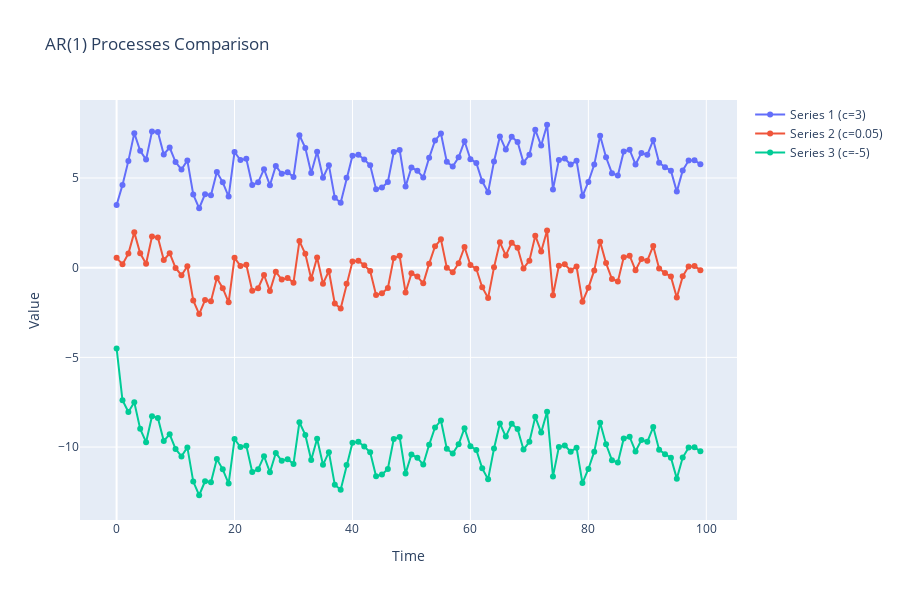

The notebook cell this image was saved under:
### Code cell
import pandas as pd
import numpy as np
import plotly.express as px

# Parameters for the AR(1) model
np.random.seed(42)  # For reproducibility
n = 100  # Number of observations
phi = 0.5  # AR(1) coefficient
epsilon = np.random.normal(0, 1, n)  # Random error terms

# Generating the first AR(1) process
c = 3  # Constant term for the first series
Y = np.zeros(n)
Y[0] = c + epsilon[0]  # Initial value
for t in range(1, n):
    Y[t] = c + phi * Y[t-1] + epsilon[t]

# Generating the second AR(1) process
c1 = 0.05  # Constant term for the second series
Y_1 = np.zeros(n)
Y_1[0] = c1 + epsilon[0]  # Initial value
for t in range(1, n):
    Y_1[t] = c1 + phi * Y_1[t-1] + epsilon[t]

# Generating the third AR(1) process
c2 = -5  # Constant term for the third series
Y_2 = np.zeros(n)
Y_2[0] = c2 + epsilon[0]  # Initial value
for t in range(1, n):
    Y_2[t] = c2 + phi * Y_2[t-1] + epsilon[t]

# Creating a DataFrame
df = pd.DataFrame({'Time': range(n), 'Series1': Y, 'Series2': Y_1, 'Series3': Y_2})


import plotly.graph_objects as go

# Your DataFrame df code remains the same

# Using Plotly Graph Objects for more customization
fig = go.Figure()

# Adding the three series to the plot
fig.add_trace(go.Scatter(x=df['Time'], y=df['Series1'], mode='lines+markers', name='Series 1 (c=3)'))
fig.add_trace(go.Scatter(x=df['Time'], y=df['Series2'], mode='lines+markers', name='Series 2 (c=0.05)'))
fig.add_trace(go.Scatter(x=df['Time'], y=df['Series3'], mode='lines+markers', name='Series 3 (c=-5)'))

# Setting the title, axis labels, and layout
fig.update_layout(
    title='AR(1) Processes Comparison',
    xaxis_title='Time',
    yaxis_title='Value',
    showlegend=True,
    height=600
)

# 

fig.show()

### Figure 1 — Plotly figure (JSON) as saved in the notebook; plotly's stock layout.template omitted (floating-point values rounded to 4 significant figures)
{"data": [{"mode": "lines+markers", "name": "Series 1 (c=3)", "type": "scatter", "x": [0, 1, 2, 3, 4, 5, 6, 7, 8, 9, 10, 11, 12, 13, 14, 15, 16, 17, 18, 19, 20, 21, 22, 23, 24, 25, 26, 27, 28, 29, 30, 31, 32, 33, 34, 35, 36, 37, 38, 39, 40, 41, 42, 43, 44, 45, 46, 47, 48, 49, 50, 51, 52, 53, 54, 55, 56, 57, 58, 59, 60, 61, 62, 63, 64, 65, 66, 67, 68, 69, 70, 71, 72, 73, 74, 75, 76, 77, 78, 79, 80, 81, 82, 83, 84, 85, 86, 87, 88, 89, 90, 91, 92, 93, 94, 95, 96, 97, 98, 99], "y": [3.497, 4.61, 5.953, 7.499, 6.516, 6.024, 7.591, 7.563, 6.312, 6.699, 5.886, 5.477, 5.981, 4.077, 3.314, 4.095, 4.034, 5.331, 4.758, 3.967, 6.449, 5.999, 6.067, 4.609, 4.76, 5.491, 4.594, 5.673, 5.236, 5.326, 5.061, 7.383, 6.678, 5.281, 6.463, 5.011, 5.714, 3.897, 3.621, 5.007, 6.242, 6.292, 6.031, 5.714, 4.379, 4.469, 4.774, 6.444, 6.566, 4.52, 5.584, 5.407, 5.027, 6.125, 7.093, 7.478, 5.9, 5.641, 6.152, 7.051, 6.046, 5.838, 4.812, 4.21, 5.918, 7.315, 6.585, 7.296, 7.01, 5.86, 6.291, 7.684, 6.806, 7.968, 4.364, 6.004, 6.089, 5.746, 5.965, 3.995, 4.778, 5.746, 7.351, 6.157, 5.27, 5.133, 6.482, 6.57, 5.755, 6.391, 6.292, 7.115, 5.855, 5.6, 5.408, 4.24, 5.416, 5.969, 5.99, 5.76]}, {"mode": "lines+markers", "name": "Series 2 (c=0.05)", "type": "scatter", "x": [0, 1, 2, 3, 4, 5, 6, 7, 8, 9, 10, 11, 12, 13, 14, 15, 16, 17, 18, 19, 20, 21, 22, 23, 24, 25, 26, 27, 28, 29, 30, 31, 32, 33, 34, 35, 36, 37, 38, 39, 40, 41, 42, 43, 44, 45, 46, 47, 48, 49, 50, 51, 52, 53, 54, 55, 56, 57, 58, 59, 60, 61, 62, 63, 64, 65, 66, 67, 68, 69, 70, 71, 72, 73, 74, 75, 76, 77, 78, 79, 80, 81, 82, 83, 84, 85, 86, 87, 88, 89, 90, 91, 92, 93, 94, 95, 96, 97, 98, 99], "y": [0.5467, 0.1851, 0.7902, 1.968, 0.7999, 0.2158, 1.737, 1.686, 0.4235, 0.8043, -0.01126, -0.4214, 0.08128, -1.823, -2.586, -1.805, -1.866, -0.5685, -1.142, -1.933, 0.5489, 0.09869, 0.1669, -1.291, -1.14, -0.4091, -1.306, -0.2271, -0.6642, -0.5738, -0.8386, 1.483, 0.778, -0.6187, 0.5632, -0.8892, -0.1858, -2.003, -2.279, -0.8929, 0.342, 0.3924, 0.1305, -0.1858, -1.521, -1.431, -1.126, 0.5442, 0.6657, -1.38, -0.316, -0.4931, -0.8735, 0.2249, 1.193, 1.578, -0.0002097, -0.2593, 0.2516, 1.151, 0.1465, -0.06241, -1.088, -1.69, 0.01754, 1.415, 0.6855, 1.396, 1.11, -0.04023, 0.3913, 1.784, 0.906, 2.068, -1.536, 0.1039, 0.189, -0.1545, 0.06451, -1.905, -1.122, -0.1541, 1.451, 0.2572, -0.6299, -0.7667, 0.582, 0.6698, -0.1449, 0.4908, 0.3925, 1.215, -0.04461, -0.3, -0.4921, -1.66, -0.4837, 0.06923, 0.08973, -0.1397]}, {"mode": "lines+markers", "name": "Series 3 (c=-5)", "type": "scatter", "x": [0, 1, 2, 3, 4, 5, 6, 7, 8, 9, 10, 11, 12, 13, 14, 15, 16, 17, 18, 19, 20, 21, 22, 23, 24, 25, 26, 27, 28, 29, 30, 31, 32, 33, 34, 35, 36, 37, 38, 39, 40, 41, 42, 43, 44, 45, 46, 47, 48, 49, 50, 51, 52, 53, 54, 55, 56, 57, 58, 59, 60, 61, 62, 63, 64, 65, 66, 67, 68, 69, 70, 71, 72, 73, 74, 75, 76, 77, 78, 79, 80, 81, 82, 83, 84, 85, 86, 87, 88, 89, 90, 91, 92, 93, 94, 95, 96, 97, 98, 99], "y": [-4.503, -7.39, -8.047, -7.501, -8.984, -9.726, -8.284, -8.375, -9.657, -9.286, -10.11, -10.52, -10.02, -11.92, -12.69, -11.91, -11.97, -10.67, -11.24, -12.03, -9.551, -10.0, -9.933, -11.39, -11.24, -10.51, -11.41, -10.33, -10.76, -10.67, -10.94, -8.617, -9.322, -10.72, -9.537, -10.99, -10.29, -12.1, -12.38, -10.99, -9.758, -9.708, -9.969, -10.29, -11.62, -11.53, -11.23, -9.556, -9.434, -11.48, -10.42, -10.59, -10.97, -9.875, -8.907, -8.522, -10.1, -10.36, -9.848, -8.949, -9.954, -10.16, -11.19, -11.79, -10.08, -8.685, -9.415, -8.704, -8.99, -10.14, -9.709, -8.316, -9.194, -8.032, -11.64, -9.996, -9.911, -10.25, -10.04, -12.01, -11.22, -10.25, -8.649, -9.843, -10.73, -10.87, -9.518, -9.43, -10.24, -9.609, -9.708, -8.885, -10.14, -10.4, -10.59, -11.76, -10.58, -10.03, -10.01, -10.24]}], "layout": {"height": 600, "showlegend": true, "title": {"text": "AR(1) Processes Comparison"}, "xaxis": {"title": {"text": "Time"}}, "yaxis": {"title": {"text": "Value"}}}}
